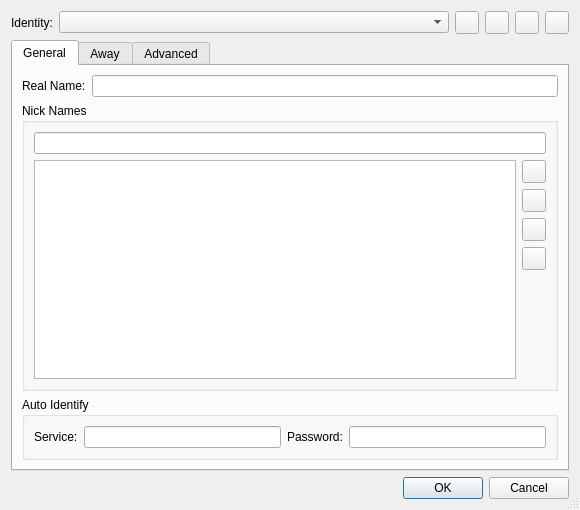
<?xml version="1.0" encoding="UTF-8"?>
<ui version="4.0">
 <class>IrcIdentitiesEditDialog</class>
 <widget class="QDialog" name="IrcIdentitiesEditDialog">
  <property name="geometry">
   <rect>
    <x>0</x>
    <y>0</y>
    <width>580</width>
    <height>510</height>
   </rect>
  </property>
  <property name="windowTitle">
   <string>IRC Identities</string>
  </property>
  <property name="sizeGripEnabled">
   <bool>true</bool>
  </property>
  <layout class="QVBoxLayout" name="verticalLayout">
   <item>
    <layout class="QHBoxLayout" name="horizontalLayout">
     <item>
      <widget class="QLabel" name="label">
       <property name="text">
        <string>Identity:</string>
       </property>
      </widget>
     </item>
     <item>
      <widget class="QComboBox" name="identitiesCombo">
       <property name="sizePolicy">
        <sizepolicy hsizetype="Expanding" vsizetype="Fixed">
         <horstretch>0</horstretch>
         <verstretch>0</verstretch>
        </sizepolicy>
       </property>
       <property name="toolTip">
        <string>Select the identity to work on</string>
       </property>
      </widget>
     </item>
     <item>
      <widget class="QToolButton" name="addButton">
       <property name="toolTip">
        <string>Press to add a new identity</string>
       </property>
      </widget>
     </item>
     <item>
      <widget class="QToolButton" name="copyButton">
       <property name="toolTip">
        <string>Press to copy the selected identity</string>
       </property>
      </widget>
     </item>
     <item>
      <widget class="QToolButton" name="renameButton">
       <property name="toolTip">
        <string>Press to rename the selected identity</string>
       </property>
      </widget>
     </item>
     <item>
      <widget class="QToolButton" name="deleteButton">
       <property name="toolTip">
        <string>Press to delete the selected identity</string>
       </property>
      </widget>
     </item>
    </layout>
   </item>
   <item>
    <widget class="QTabWidget" name="identityTabWidget">
     <property name="currentIndex">
      <number>0</number>
     </property>
     <widget class="QWidget" name="generalTab">
      <attribute name="title">
       <string>General</string>
      </attribute>
      <layout class="QGridLayout" name="gridLayout_2">
       <item row="0" column="0">
        <widget class="QLabel" name="label_2">
         <property name="text">
          <string>Real Name:</string>
         </property>
        </widget>
       </item>
       <item row="0" column="1">
        <widget class="QLineEdit" name="realnameEdit">
         <property name="toolTip">
          <string>Enter the real name</string>
         </property>
        </widget>
       </item>
       <item row="1" column="0" colspan="2">
        <widget class="QGroupBox" name="nickNameGroup">
         <property name="title">
          <string>Nick Names</string>
         </property>
         <layout class="QGridLayout" name="gridLayout">
          <item row="0" column="0" colspan="2">
           <widget class="QLineEdit" name="nicknameEdit">
            <property name="toolTip">
             <string>Enter a nick name to add</string>
            </property>
           </widget>
          </item>
          <item row="1" column="0" rowspan="5">
           <widget class="QListWidget" name="nicknamesList">
            <property name="alternatingRowColors">
             <bool>true</bool>
            </property>
           </widget>
          </item>
          <item row="1" column="1">
           <widget class="QToolButton" name="nicknameAddButton">
            <property name="toolTip">
             <string>Press to add the entered nick name</string>
            </property>
           </widget>
          </item>
          <item row="2" column="1">
           <widget class="QToolButton" name="nicknameDeleteButton">
            <property name="toolTip">
             <string>Press to delete the selected nick name</string>
            </property>
            <property name="text">
             <string/>
            </property>
           </widget>
          </item>
          <item row="3" column="1">
           <widget class="QToolButton" name="nicknameUpButton">
            <property name="toolTip">
             <string>Press to move the selected nick name up</string>
            </property>
           </widget>
          </item>
          <item row="4" column="1">
           <widget class="QToolButton" name="nicknameDownButton">
            <property name="toolTip">
             <string>Press to move the selected nick name down</string>
            </property>
           </widget>
          </item>
          <item row="5" column="1">
           <spacer name="verticalSpacer">
            <property name="orientation">
             <enum>Qt::Vertical</enum>
            </property>
            <property name="sizeHint" stdset="0">
             <size>
              <width>20</width>
              <height>87</height>
             </size>
            </property>
           </spacer>
          </item>
         </layout>
        </widget>
       </item>
       <item row="2" column="0" colspan="2">
        <widget class="QGroupBox" name="autoIdentifyGroup">
         <property name="title">
          <string>Auto Identify</string>
         </property>
         <layout class="QHBoxLayout" name="horizontalLayout_2">
          <item>
           <widget class="QLabel" name="label_3">
            <property name="text">
             <string>Service:</string>
            </property>
           </widget>
          </item>
          <item>
           <widget class="QLineEdit" name="serviceEdit">
            <property name="toolTip">
             <string>Enter the name of the service to identify against</string>
            </property>
            <property name="whatsThis">
             <string>Service name can be &lt;b&gt;&lt;i&gt;nickserv&lt;/i&gt;&lt;/b&gt; or a network-dependent name such as &lt;b&gt;&lt;i&gt;nickserv@services.dal.net&lt;/i&gt;&lt;/b&gt;</string>
            </property>
           </widget>
          </item>
          <item>
           <widget class="QLabel" name="label_4">
            <property name="text">
             <string>Password:</string>
            </property>
           </widget>
          </item>
          <item>
           <widget class="QLineEdit" name="passwordEdit">
            <property name="toolTip">
             <string>Enter the password</string>
            </property>
            <property name="echoMode">
             <enum>QLineEdit::Password</enum>
            </property>
           </widget>
          </item>
         </layout>
        </widget>
       </item>
      </layout>
     </widget>
     <widget class="QWidget" name="awayTab">
      <attribute name="title">
       <string>Away</string>
      </attribute>
     </widget>
     <widget class="QWidget" name="advancedTab">
      <attribute name="title">
       <string>Advanced</string>
      </attribute>
     </widget>
    </widget>
   </item>
   <item>
    <widget class="QDialogButtonBox" name="buttonBox">
     <property name="orientation">
      <enum>Qt::Horizontal</enum>
     </property>
     <property name="standardButtons">
      <set>QDialogButtonBox::Cancel|QDialogButtonBox::Ok</set>
     </property>
    </widget>
   </item>
  </layout>
 </widget>
 <tabstops>
  <tabstop>identitiesCombo</tabstop>
  <tabstop>addButton</tabstop>
  <tabstop>copyButton</tabstop>
  <tabstop>renameButton</tabstop>
  <tabstop>deleteButton</tabstop>
  <tabstop>identityTabWidget</tabstop>
  <tabstop>realnameEdit</tabstop>
  <tabstop>nicknameEdit</tabstop>
  <tabstop>nicknamesList</tabstop>
  <tabstop>nicknameAddButton</tabstop>
  <tabstop>nicknameDeleteButton</tabstop>
  <tabstop>nicknameUpButton</tabstop>
  <tabstop>nicknameDownButton</tabstop>
  <tabstop>serviceEdit</tabstop>
  <tabstop>passwordEdit</tabstop>
  <tabstop>buttonBox</tabstop>
 </tabstops>
 <resources/>
 <connections>
  <connection>
   <sender>buttonBox</sender>
   <signal>accepted()</signal>
   <receiver>IrcIdentitiesEditDialog</receiver>
   <slot>accept()</slot>
   <hints>
    <hint type="sourcelabel">
     <x>248</x>
     <y>254</y>
    </hint>
    <hint type="destinationlabel">
     <x>157</x>
     <y>274</y>
    </hint>
   </hints>
  </connection>
  <connection>
   <sender>buttonBox</sender>
   <signal>rejected()</signal>
   <receiver>IrcIdentitiesEditDialog</receiver>
   <slot>reject()</slot>
   <hints>
    <hint type="sourcelabel">
     <x>316</x>
     <y>260</y>
    </hint>
    <hint type="destinationlabel">
     <x>286</x>
     <y>274</y>
    </hint>
   </hints>
  </connection>
 </connections>
</ui>
